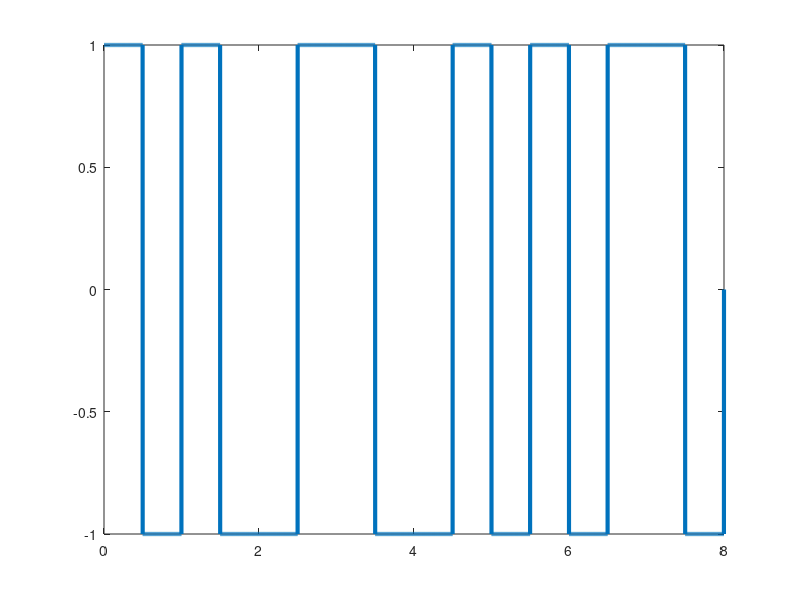

The MATLAB script that drew this image:
clc;
clear all;

bits = [1 0 1 1 1 0 0 1];
bitrate = 1;
n = 1000;
T = length(bits)/bitrate;
N = n*length(bits);
dt = T/N;
t = 0:dt:T;
x = zeros(1,length(t));
lastbit = 1;
for i=1:length(bits)
  if bits(i)==0
    x((i-1)*n+1:(i-1)*n+n/2) = -lastbit;
    x((i-1)*n+n/2:i*n) = lastbit;
  else
    x((i-1)*n+1:(i-1)*n+n/2) = lastbit;
    x((i-1)*n+n/2:i*n) = -lastbit;
    lastbit = -lastbit;
  endif
endfor
plot(t, x, 'Linewidth', 3);
counter = 0;
lastbit = 1;
for i = 1:length(t)
  if t(i)>counter
    counter = counter + 1;
    if x(i)==lastbit
      result(counter) = 1;
      lastbit = -lastbit;
    else result(counter) = 0;
    endif
  endif
endfor
disp('Differential Manchester Decoding:');
disp(result);